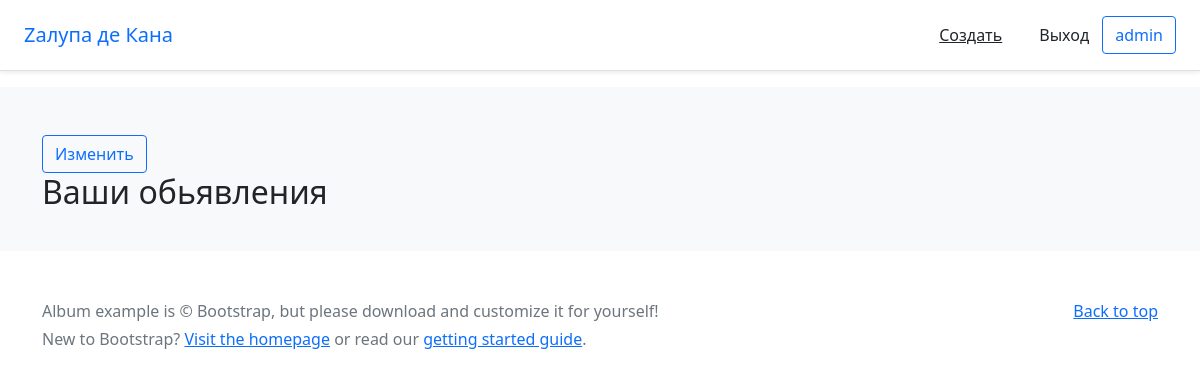
/bboard/my_posts/ (signed in), run on an earlier commit of the app's database.
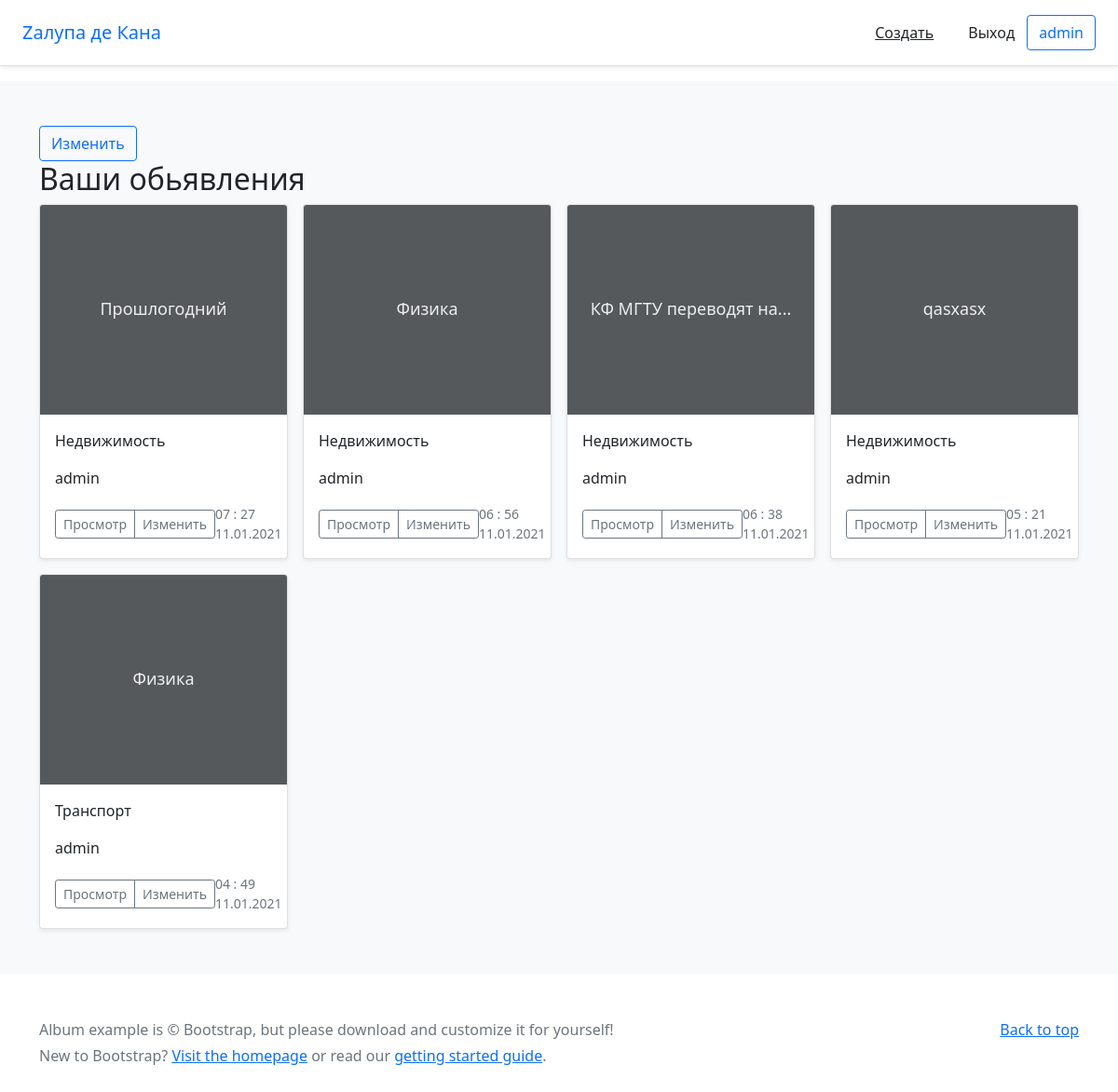
And on a later commit of the database.
### bboard/models.py (models this page shows, shortened)
class Bb(models.Model):
    title = models.CharField(max_length=50, verbose_name="Товар")
    content = models.TextField(null=True, blank=True, verbose_name="Описание")
    rubric = models.ForeignKey('Rubric', null=True, on_delete=models.PROTECT, verbose_name="Рубрика")
    price = models.FloatField(null=True, blank=True, verbose_name="Цена")
    published = models.DateTimeField(auto_now_add=True, db_index=True, verbose_name="Опубликовано")
    user = models.ForeignKey(User, on_delete=models.CASCADE, null=True, default=User, verbose_name="Пользователь")
    class Meta:
        verbose_name = "Обьявление"
        verbose_name_plural = "Обьявления"
        ordering = ['-published']

class Rubric(models.Model):
    name = models.CharField(max_length=20, db_index=True, verbose_name="Название")
    class Meta:
        verbose_name = "Рубрика"
        verbose_name_plural = "Рубрики"
        ordering = ['name']

### bboard/views.py (the view)
# urls.py: path('my_posts/', my_posts, name='my_posts'),
@login_required
def my_posts(request):
    bbs = Bb.objects.filter(user=request.user)
    profile = Profile.objects.filter(user=request.user)
    count_post_by_rubric = Rubric.objects.annotate(Count('bb'))
    min_price_by_rubric = Rubric.objects.annotate(min=Min('bb__price'))  # минимальная цена
    context = {'bbs': bbs, 'minpbr': min_price_by_rubric, 'cpbr': count_post_by_rubric, 'profile': profile}
    return render(request, 'bboard/my_posts.html', context)

### templates/bboard/my_posts.html (shortened to what this page needs)
{% extends 'base.html' %}
{% block content %}
    <a class="btn btn-outline-primary" href="{% url 'update_profile' %}">Изменить</a>
    <h2>Ваши обьявления</h2>
    <div class="row row-cols-1 row-cols-sm-2 row-cols-md-4 g-3">
        {% for bb in bbs %}
            <div class="col">
                <div class="card shadow-sm">
                    <svg class="bd-placeholder-img card-img-top" width="100%" height="225"
                         xmlns="http://www.w3.org/2000/svg" role="img" aria-label="Placeholder: Thumbnail"
                         preserveAspectRatio="xMidYMid slice" focusable="false"><title>Placeholder</title>
                        <rect width="100%" height="100%" fill="#55595c"></rect>
                        <text x="50%" y="50%" fill="#eceeef" dy=".3em">{{ bb.title }}</text>
                    </svg>
                    <div class="card-body">
                        <p class="card-text">{{ bb.rubric.name }}</p>
                        <p class="card-text">{{ bb.user }}</p>
                        <div class="d-flex justify-content-between align-items-center">
                            <div class="btn-group">
                                <a class="btn btn-sm btn-outline-secondary" href="{% url 'detail' bb.pk %}">Просмотр</a>
                                {% if user == bb.user %}
                                    <a class="btn btn-sm btn-outline-secondary"
                                       href="{% url 'edit' bb.pk %}">Изменить</a>
                                {% endif %}
                            </div>
                            <small class="text-muted">{{ bb.published|date:"H : i" }}
                                <br>{{ bb.published|date:"d.m.Y" }}
                            </small>
                        </div>
                    </div>
                </div>
            </div>
        {% endfor %}
    </div>
{% endblock %}

What changed in the data, as far as the page shows it:
added Bb: title "Прошлогодний", rubric.name "Недвижимость", user "admin", shows "Изменить", published "07 : 27", published "11.01.2021"
added Bb: title "Физика", rubric.name "Недвижимость", user "admin", shows "Изменить", published "06 : 56", published "11.01.2021"
added Bb: title "КФ МГТУ переводят на...", rubric.name "Недвижимость", user "admin", shows "Изменить", published "06 : 38", published "11.01.2021"
added Bb: title "qasxasx", rubric.name "Недвижимость", user "admin", shows "Изменить", published "05 : 21", published "11.01.2021"
added Bb: title "Физика", rubric.name "Транспорт", user "admin", shows "Изменить", published "04 : 49", published "11.01.2021"
